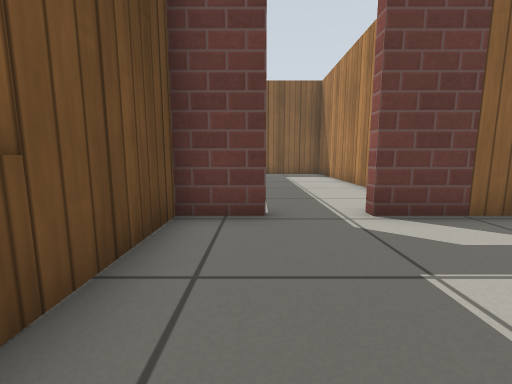
view 1 (above)

18 first-person views from a walk through a world built for the Gazebo simulator. The camera is 0.5 m above the floor, tilts 8° down and sees 90° across. The floor is counted in squares, 0.5 m on a side. Each view is taken from the middle of a square. On the plan, view 1 faces up. The plan holds only what a view shows up to about 11 squares ahead; the rest is blank. Gazebo's built-in surfaces are drawn with simple patterns.

view 2
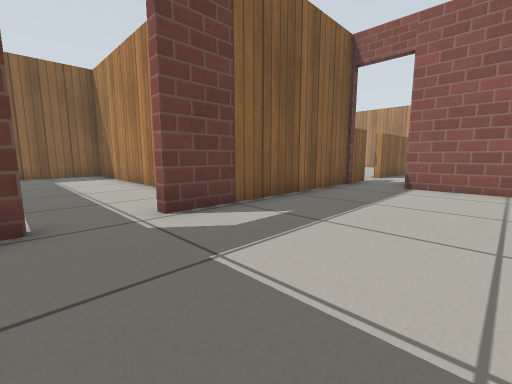

view 3
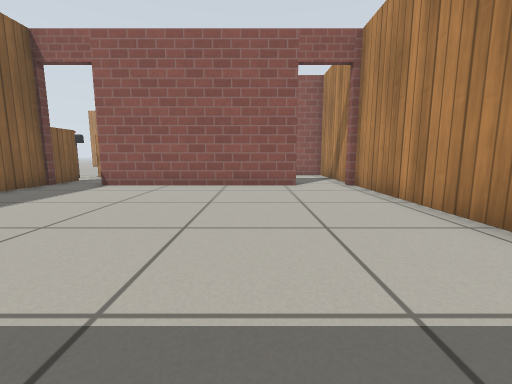

view 4
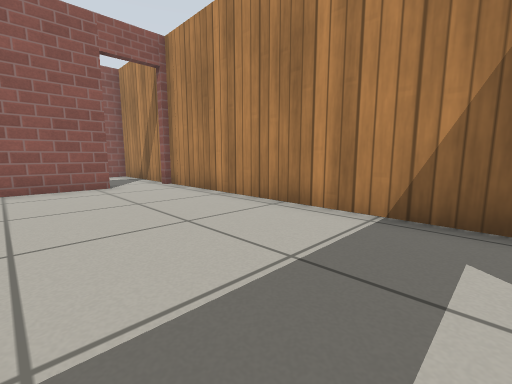

view 5
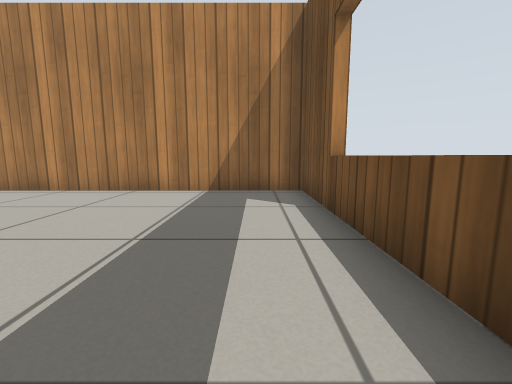

view 6
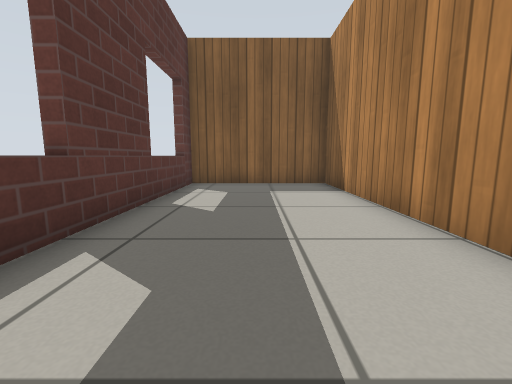

view 7
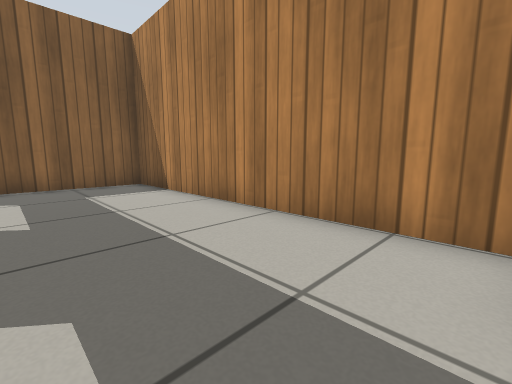

view 8
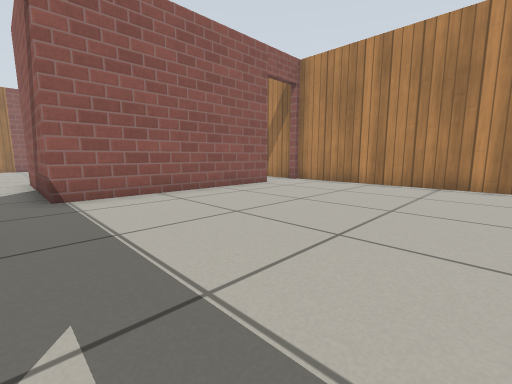

view 9
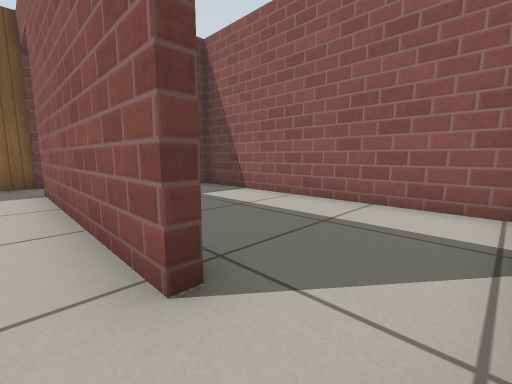

view 10
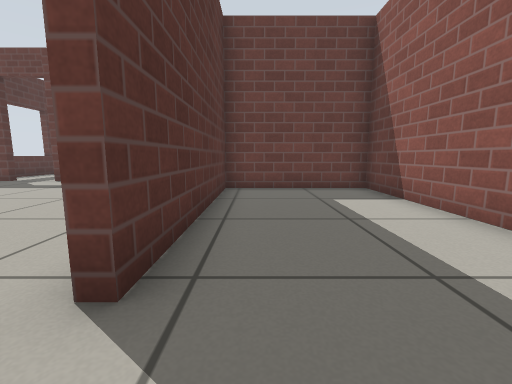

view 11
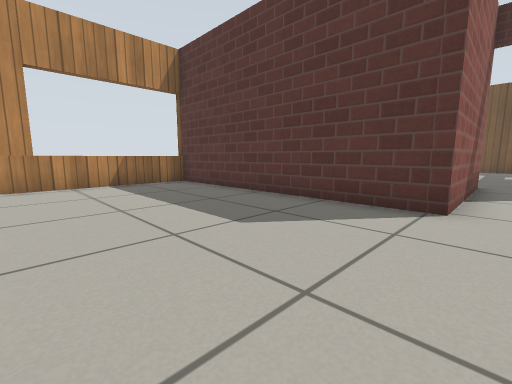

view 12
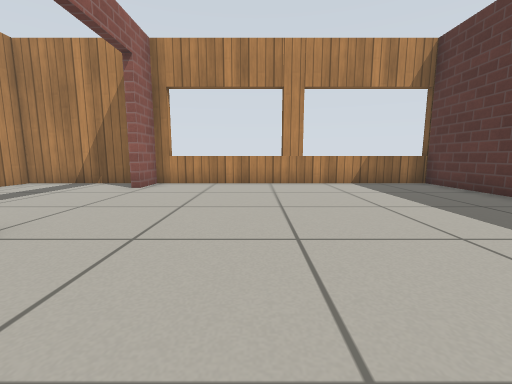

view 13
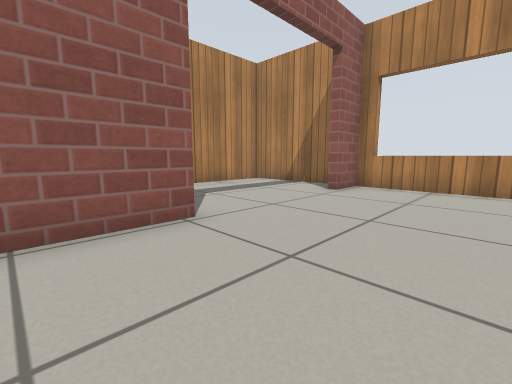

view 14
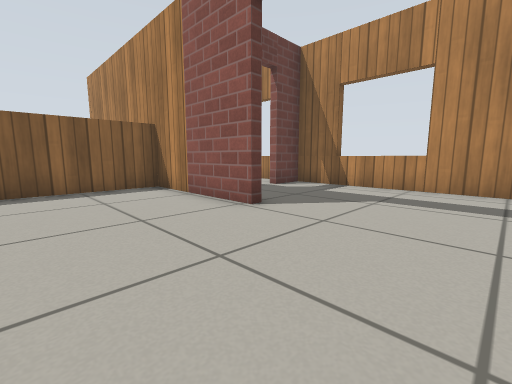

view 15
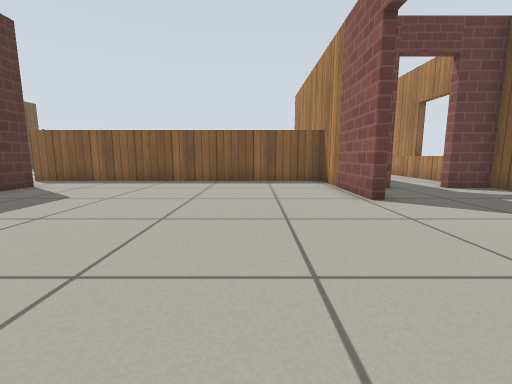

view 16
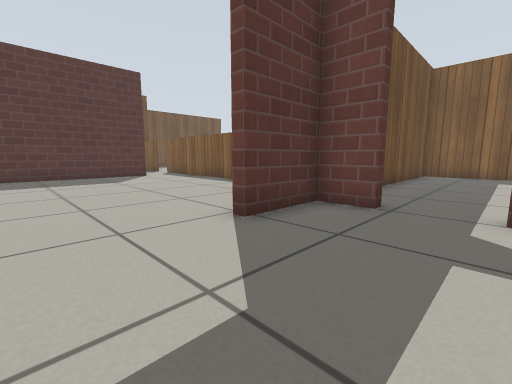

view 17
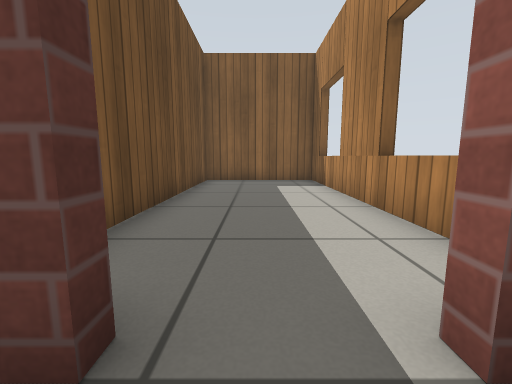

view 18
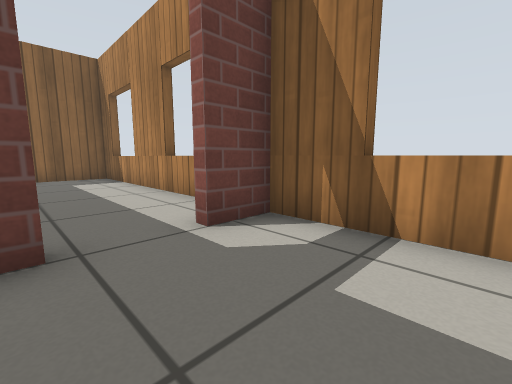

### Floor plan
Ten units are one square. View 1 is at (0, 0); x grows to the right and y downward. Boxes are objects, and circles mark ways between rooms. Rooms are numbered by the first view taken in them; rooms with no view inside come last. Other rooms are left out.
<svg viewBox="-18 -149 311 221">
<path fill="none" stroke="#000" d="M87 44 87 -23M3 -42 -13 -42 -13 64 88 64M89 -42 19 -42M36 -49 36 -144 -13 -144 -13 -72M95 64 119 64M135 61 135 -20 91 -20 91 44M236 3 236 -41M136 64 236 64 236 50M104 -42 89 -42M87 -23 137 -23 137 67M240 -42 121 -42M288 -4 283 -4M252 -20 240 -20 240 3M245 64 284 64 284 -20 270 -20M288 -60 283 -60M284 -34 284 -117 240 -117 240 -42M288 -106 283 -106"/>
<circle cx="15" cy="-40" r="3" fill="#2a7"/>
<circle cx="90" cy="55" r="3" fill="#2a7"/>
<circle cx="240" cy="30" r="3" fill="#2a7"/>
<circle cx="265" cy="-20" r="3" fill="#2a7"/>
<text x="40" y="10">1</text>
<text x="10" y="-90">2</text>
<text x="110" y="20">3</text>
<text x="190" y="10">4</text>
<text x="260" y="20">5</text>
<text x="260" y="-70">6</text>
</svg>
Room 1 opens to room 2. Room 1 opens to room 3. Room 4 opens to room 5. Room 5 opens to room 6.

Where each view was taken, in squares from view 1:
view 1: 0 up, 0 right, facing up
view 2: 0 up, 0 right, facing up-right
view 3: 3 down, 0 right, facing right
view 4: 2 down, 0 right, facing down-right
view 5: 1 up, 0 right, facing down
view 6: 5 up, 1 right, facing up
view 7: 5 up, 0 right, facing up-right
view 8: 3 up, 2 right, facing down-right
view 9: 6 down, 8 right, facing up-right
view 10: 6 down, 10 right, facing up
view 11: 3 up, 19 right, facing down-left
view 12: 3 up, 20 right, facing down
view 13: 2 up, 20 right, facing down-right
view 14: 4 down, 20 right, facing up-right
view 15: 6 down, 21 right, facing up
view 16: 3 down, 27 right, facing up-left
view 17: 1 up, 26 right, facing up
view 18: 1 down, 25 right, facing up-right
